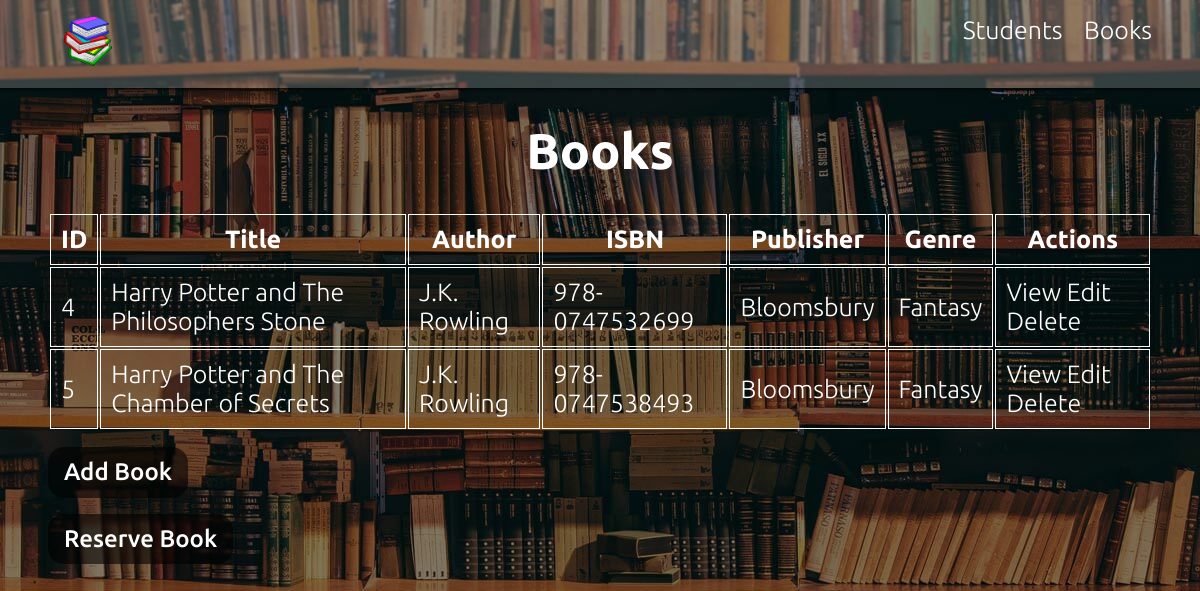
Page /digital_library/books.php on the committed database.
### tables this page shows
CREATE TABLE `books` (
  `id` int(11) NOT NULL AUTO_INCREMENT,
  `title` varchar(255) NOT NULL,
  `author` varchar(255) NOT NULL,
  `isbn` varchar(255) NOT NULL,
  `publisher` varchar(255) NOT NULL,
  `genre` varchar(255) NOT NULL,
  PRIMARY KEY (`id`)
);

### digital_library/lib/database.php (called while the page is built, shortened)
<?php
class Database
{
	private $connection = null;
	private $host = "localhost";
	private $port = 3306;
	private $db = "my_digital_libray";
	private $user = "root";
	private $password = "";
	private $db_prefix = "";
	function __construct() {
		$this->connection = $this->connect($this->host, $this->user, $this->password, $this->db, $this->port);
	}
	function getRows($table, $fields = "*", $data = array(), $glue = "AND", $orderBy = null, $limit = null) {
		$cnt_data = count($data);
		$clause = "";
		$this->results = array();
		$q = "SELECT ".$fields." FROM `".$this->db_prefix.$table."`".$clause.$orderBy.$limit;
		$result = $this->query($q);
		while($row = $this->fetchRows($result)) {
			$this->results[] = $row;
		}
		return $this->results;
	}
	private function connect($host, $user, $password, $db, $port) {
		return mysqli_connect($host, $user, $password, $db, $port);
	}
	function query($sql) {
		$query = mysqli_query($this->connection, $sql);
		return $query;
	}
	private function fetchRows($result) {
		return mysqli_fetch_assoc($result);
	}
}
?>

### digital_library/books.php (the view)
<?php include('header.php'); $database = new Database();?>
<h1>Books</h1>
<table>
        <thead>
                <tr>
                        <th>ID</th>
                        <th>Title</th>
                        <th>Author</th>
                        <th>ISBN</th>
                        <th>Publisher</th>
                        <th>Genre</th>
                        <th>Actions</th>
                </tr>
        </thead>
        <?php $books = $database->getRows("books");foreach($books as $book) { ?>
                <tbody>
                        <td><?php echo $book['id']; ?></td>
                        <td><?php echo $book['title']; ?></td>
                        <td><?php echo $book['author']; ?></td>
                        <td><?php echo $book['isbn']; ?></td>
                        <td><?php echo $book['publisher']; ?></td>
                        <td><?php echo $book['genre']; ?></td>
                        <td>
                                <a href="view-book.php?id=<?php echo $book['id']; ?>"
                                        class="table-button">View</a>
                                <a href="edit-book.php?id=<?php echo $book['id']; ?>"
                                        class="table-button">Edit</a>
                                <a href="process.php?action=delete_book&id=<?php echo $book['id']; ?>"
                                        class="table-button">Delete</a>
                        </td>
                </tbody>
        <?php } ?>
</table>
<a href="./add-book.php" class="button-below-table">Add Book</a>
<a href="./reserve-book.php" class="button-below-table">Reserve Book</a>

### digital_library/header.php (shortened to what this page needs)
<?php require_once('lib/database.php'); $database = new Database(); ?>
<!DOCTYPE html>
<html lang="en">
        <head>
                <link rel="stylesheet" href="./style.css">
        </head>
        <body>
                <nav>
                        <a href="./index.php" class="home-link">
                                <img src="./img/logo.png" class="logo">
                        </a>
                        <span class="nav-list">
                                <a href="./students.php" class="navlink">Students</a>
                                <a href="./books.php" class="navlink">Books</a>
                        </span>
                </nav>
                <main>

### digital_library/style.css (style rules this page uses)
body { margin: 0; background-image: url('./img/Essential-Books.jpg'); background-size: cover; background-color: color(srgb 0.5 0.5 0.5); background-blend-mode: multiply; font-size: 25px; font-family: "Ubuntu", sans-serif; font-weight: 300; font-style: normal; color: white; }
nav { background-color: #ffffff33; color: black; padding: 1rem 3rem; display: flex; justify-content: space-between; backdrop-filter: blur(1px); box-shadow: 1px 0 3px 1px black; }
.logo { width: 3rem; }
a { color: white; text-decoration: none; margin-left: 1rem; }
main { margin: 0 3rem; }
h1 { text-align: center; font-weight: 700; }
button, input[type='submit'], a:not(.navlink):not(.table-button):not(.home-link) { font-weight: 500; font-family: "Ubuntu", sans-serif; background-color: #00000094; backdrop-filter: blur(1px); border-radius: 1rem; font-size: 1.5rem; color: white; padding: 0.7rem 1rem; }
table { width: 100%; }
table:not(.view-table) td, table th { border: 1px solid white; padding: 10px; }
td a { margin-left: 0; }
.button-below-table { margin-left: 0; margin-top: 1rem; display: block; width: max-content; }

### rows in the picture
books: id "4", title "Harry Potter and The Philosophers Stone", author "J.K. Rowling", isbn "978-0747532699", publisher "Bloomsbury", genre "Fantasy"
books: id "5", title "Harry Potter and The Chamber of Secrets", author "J.K. Rowling", isbn "978-0747538493", publisher "Bloomsbury", genre "Fantasy"
